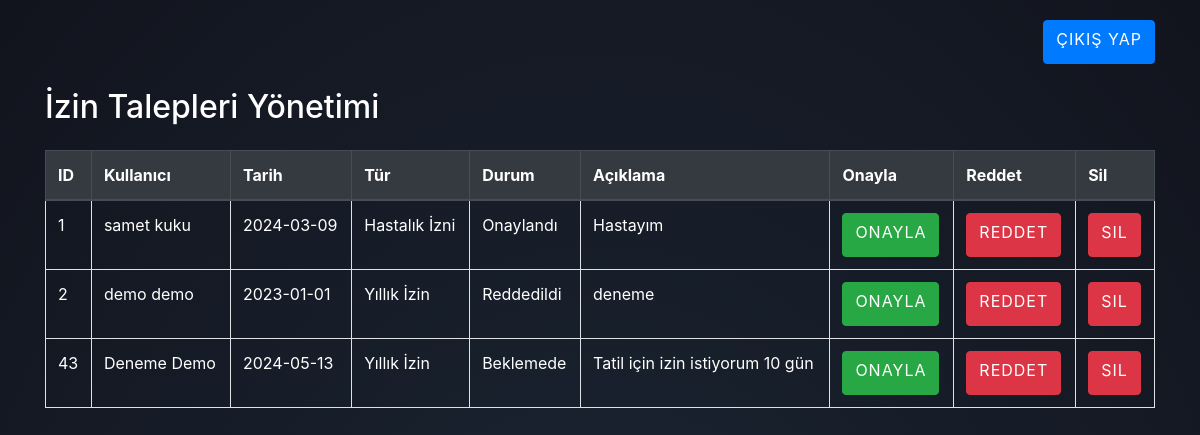
The app's page /pages/admin_panel.php (signed in) with its own data.
### tables this page shows
CREATE TABLE `izin_talepleri` (
  `id` int(11) NOT NULL,
  `user` varchar(100) DEFAULT NULL,
  `date` date DEFAULT NULL,
  `type` varchar(100) DEFAULT NULL,
  `status` varchar(100) DEFAULT NULL,
  `reason` text NOT NULL,
  `archived` tinyint(1) NOT NULL
);

### pages/admin_panel.php (the view, shortened to what this page needs)
<?php
require_once('./db/baglanti.php');
$sql = "SELECT * FROM izin_talepleri";
$result = $conn->query($sql);
?>
<!DOCTYPE html>
<html lang="en">
<head style="color: white;">
<link href="css/styles.css" rel="stylesheet">
<link href="https://stackpath.bootstrapcdn.com/bootstrap/4.5.2/css/bootstrap.min.css" rel="stylesheet">
    <link href="../css/styles.css" rel="stylesheet">
    <link href="https://stackpath.bootstrapcdn.com/bootstrap/4.5.2/css/bootstrap.min.css" rel="stylesheet">
</head>
<body >
    <div class="container">
        <div class="text-right">
            <a href="logout.php" class="btn btn-primary">Çıkış Yap</a>
        </div>
        <h2 class="my-4">İzin Talepleri Yönetimi</h2>
        <div class="table-responsive">
            <table style="color: white;" class="table table-bordered">
                <thead class="thead-dark">
                    <tr >
                        <th>ID</th>
                        <th>Kullanıcı</th>
                        <th>Tarih</th>
                        <th>Tür</th>
                        <th>Durum</th>
                        <th>Açıklama</th>
                        <th>Onayla</th>
                        <th>Reddet</th>
                        <th>Sil</th>
                    </tr>
                </thead>
                <tbody>
                    <?php
                    if ($result && $result->num_rows > 0) {
                        while ($row = $result->fetch_assoc()) {
                            echo "<tr>";
                            echo "<td>" . $row['id'] . "</td>";
                            echo "<td>" . $row['user'] . "</td>";
                            echo "<td>" . $row['date'] . "</td>";
                            echo "<td>" . $row['type'] . "</td>";
                            echo "<td>" . $row['status'] . "</td>";
                            echo "<td>" . $row['reason'] . "</td>";
                            echo "<td><a href='./onayla.php?id=" . $row['id'] . "' class='btn btn-success'>Onayla</a></td>";
                            echo "<td><a href='./reddet.php?id=" . $row['id'] . "' class='btn btn-danger'>Reddet</a></td>";
                            echo "<td><a href='./sil.php?id=" . $row['id'] . "' class='btn btn-danger'>Sil</a></td>";
                            echo "</tr>";
                        }
                    } else {
                        echo "<tr style:color><td colspan='10'>Veri bulunamadı.</td></tr>";
                    }
                    ?>
                </tbody>
            </table>
        </div>
    </div>
</body>
</html>

### css/styles.css (style rules this page uses)
body { font-family: 'Poppins', sans-serif; font-weight: 300; line-height: 1.7; color: #ffeba7; background-color: #1f2029; overflow: hidden; height: 100vh; background: radial-gradient(ellipse at bottom, #1B2735 0%, #12141d 100%); }
.btn { border-radius: 4px; height: 44px; font-size: 13px; font-weight: 600; text-transform: uppercase; -webkit-transition : all 200ms linear; transition: all 200ms linear; padding: 0 30px; letter-spacing: 1px; display: -webkit-inline-flex; display: -ms-inline-flexbox; display: inline-flex; align-items: center; background-color: #ffeba7; color: #000000; }

### pages/admin_panel.php (style rules this page uses)
body { padding: 20px; color: white; }

### records on screen
izin_talepleri: id "1", user "samet kuku", date "2024-03-09", type "Hastalık İzni", status "Onaylandı", reason "Hastayım"
izin_talepleri: id "2", user "demo demo", date "2023-01-01", type "Yıllık İzin", status "Reddedildi", reason "deneme"
izin_talepleri: id "43", user "Deneme Demo", date "2024-05-13", type "Yıllık İzin", status "Beklemede", reason "Tatil için izin istiyorum 10 gün"
